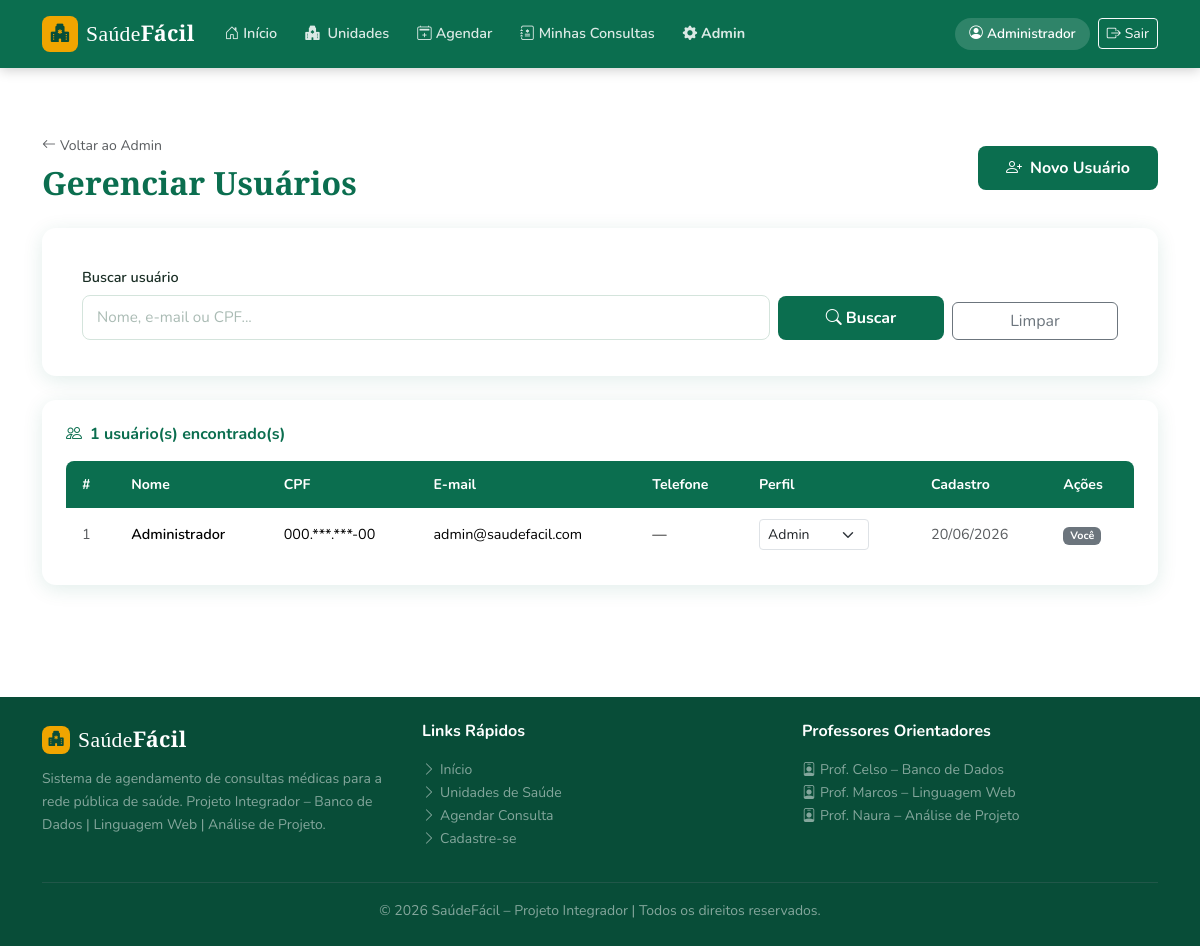
/pages/admin_usuarios.php (signed in), run on the app's committed database.
### tables this page shows
CREATE TABLE IF NOT EXISTS usuarios (
    id          INT AUTO_INCREMENT PRIMARY KEY,
    nome        VARCHAR(120) NOT NULL,
    cpf         CHAR(11) NOT NULL UNIQUE,
    email       VARCHAR(120) NOT NULL UNIQUE,
    senha       VARCHAR(255) NOT NULL,
    telefone    VARCHAR(20),
    data_nasc   DATE,
    perfil      ENUM('paciente','admin') DEFAULT 'paciente',
    criado_em   DATETIME DEFAULT CURRENT_TIMESTAMP
);

### pages/admin_usuarios.php (the view, shortened to what this page needs)
<?php
$pdo = conectar();
$busca = trim($_GET['busca'] ?? '');
$sql   = "SELECT * FROM usuarios WHERE 1=1";
$params = [];
$sql .= " ORDER BY criado_em DESC";
$stmt = $pdo->prepare($sql);
$stmt->execute($params);
$usuarios = $stmt->fetchAll();
require '../includes/header.php';
?>
<section class="sf-section">
<div class="container">
    <div class="d-flex align-items-center justify-content-between mb-4 flex-wrap gap-3">
        <div>
            <a href="admin.php" class="text-muted text-decoration-none small">
                <i class="bi bi-arrow-left me-1"></i>Voltar ao Admin
            </a>
            <h2 class="sf-section-title fw-bold mb-0 mt-1">Gerenciar Usuários</h2>
        </div>
        <a href="cadastro.php" class="btn btn-sf-primary">
            <i class="bi bi-person-plus me-2"></i>Novo Usuário
        </a>
    </div>
    <form method="GET" class="sf-form-card card mb-4">
        <div class="row g-2 align-items-end">
            <div class="col-md-8">
                <label class="form-label fw-semibold">Buscar usuário</label>
                <input type="text" name="busca" class="form-control"
                       placeholder="Nome, e-mail ou CPF..."
                       value="<?= htmlspecialchars($busca) ?>">
            </div>
            <div class="col-md-2">
                <button type="submit" class="btn btn-sf-primary w-100">
                    <i class="bi bi-search me-1"></i>Buscar
                </button>
            </div>
            <div class="col-md-2">
                <a href="admin_usuarios.php" class="btn btn-outline-secondary w-100">Limpar</a>
            </div>
        </div>
    </form>
    <div class="sf-card card p-4">
        <div class="d-flex justify-content-between align-items-center mb-3">
            <h6 class="fw-bold text-sf-primary mb-0">
                <i class="bi bi-people me-2"></i><?= count($usuarios) ?> usuário(s) encontrado(s)
            </h6>
        </div>
        <div class="table-responsive">
            <table class="table sf-table align-middle mb-0">
                <thead>
                    <tr>
                        <th>#</th>
                        <th>Nome</th>
                        <th>CPF</th>
                        <th>E-mail</th>
                        <th>Telefone</th>
                        <th>Perfil</th>
                        <th>Cadastro</th>
                        <th>Ações</th>
                    </tr>
                </thead>
                <tbody>
                    <?php foreach ($usuarios as $u): ?>
                    <tr>
                        <td class="text-muted small"><?= $u['id'] ?></td>
                        <td class="fw-semibold"><?= htmlspecialchars($u['nome']) ?></td>
                        <td class="small"><?= substr($u['cpf'],0,3).'.***.***-'.substr($u['cpf'],-2) ?></td>
                        <td class="small"><?= htmlspecialchars($u['email']) ?></td>
                        <td class="small"><?= htmlspecialchars($u['telefone'] ?? '—') ?></td>
                        <td>
                            <form method="POST" style="display:inline;">
                                <select name="novo_perfil" class="form-select form-select-sm"
                                        style="width:110px;display:inline-block;"
                                        onchange="this.form.submit()">
                                    <option value="admin"    <?= $u['perfil']==='admin'   ?'selected':'' ?>>Admin</option>
                                </select>
                            </form>
                        </td>
                        <td class="small text-muted"><?= date('d/m/Y', strtotime($u['criado_em'])) ?></td>
                        <td>
                            <?php if ($u['id'] != $_SESSION['usuario_id']): ?>
                            <form method="POST" style="display:inline;">
                                <input type="hidden" name="excluir_id" value="<?= $u['id'] ?>">
                                <button type="submit" class="btn btn-sm btn-outline-danger btn-cancelar"
                                        title="Excluir usuário">
                                    <i class="bi bi-trash"></i>
                                </button>
                            </form>
                            <?php else: ?>
                            <span class="badge bg-secondary">Você</span>
                            <?php endif; ?>
                        </td>
                    </tr>
                    <?php endforeach; ?>
                </tbody>
            </table>
        </div>
    </div>
</div>
</section>
<?php require '../includes/footer.php'; ?>

### css/base.css (style rules this page uses)
:root { --sf-primary: #0b6e4f; --sf-primary-d: #084d38; --sf-primary-l: #0d9e72; --sf-accent: #f0a500; --sf-accent-d: #d99200; --sf-light-bg: #f4faf7; --sf-text: #1a2e25; --sf-muted: #6c8c7e; --sf-white: #ffffff; --sf-border: #d4e4dc; --sf-danger: #c0392b; --sf-info: #2471a3; --sf-shadow-sm: 0 2px 8px rgba(11,110,79,.08); --sf-shadow-md: 0 4px 20px rgba(11,110,79,.12); --sf-shadow-lg: 0 10px 32px rgba(11,110,79,.18); --sf-radius-sm: 8px; --sf-radius: 14px; --sf-radius-lg: 20px; --sf-transition: .25s ease; --sf-font-body: 'Nunito', sans-serif; --sf-font-heading: 'Playfair Display', serif; }
*, *::before, *::after { box-sizing: border-box; }
body { font-family: var(--sf-font-body); color: var(--sf-text); background: var(--sf-white); line-height: 1.65; -webkit-font-smoothing: antialiased; }
h1, h2, h3, h4, h5, h6 { font-family: var(--sf-font-body); font-weight: 700; line-height: 1.3; }
a { color: var(--sf-primary); transition: color var(--sf-transition); }
.text-sf-primary { color: var(--sf-primary) !important; }
.sf-section { padding: 64px 0; }
.sf-section-title { font-family: var(--sf-font-heading); color: var(--sf-primary); }

### css/buttons.css (style rules this page uses)
.btn-sf-primary { background: var(--sf-primary); color: var(--sf-white); border: none; border-radius: var(--sf-radius-sm); font-weight: 700; font-family: var(--sf-font-body); padding: 10px 28px; transition: background var(--sf-transition), box-shadow var(--sf-transition); }

### css/cards.css (style rules this page uses)
.sf-card { border: none; border-radius: var(--sf-radius); box-shadow: var(--sf-shadow-md); background: var(--sf-white); transition: transform var(--sf-transition), box-shadow var(--sf-transition); }

### css/forms.css (style rules this page uses)
.sf-form-card { border: none; border-radius: var(--sf-radius); box-shadow: var(--sf-shadow-md); padding: 36px 40px; background: var(--sf-white); }
.sf-form-card .form-control, .sf-form-card .form-select { border-radius: var(--sf-radius-sm); border: 1.5px solid var(--sf-border); padding: 10px 14px; font-family: var(--sf-font-body); font-size: .95rem; color: var(--sf-text); background: var(--sf-white); transition: border-color var(--sf-transition), box-shadow var(--sf-transition); }
.sf-form-card .form-control::placeholder { color: #aabbb4; }
.sf-form-card .form-label { font-size: .9rem; margin-bottom: 6px; color: var(--sf-text); }

### css/tables.css (style rules this page uses)
.sf-table { width: 100%; border-collapse: separate; border-spacing: 0; }
.sf-table thead tr th { background: var(--sf-primary); color: var(--sf-white); font-weight: 700; font-size: .88rem; padding: 12px 16px; border: none; white-space: nowrap; }
.sf-table thead tr th:first-child { border-radius: var(--sf-radius-sm) 0 0 0; }
.sf-table thead tr th:last-child { border-radius: 0 var(--sf-radius-sm) 0 0; }
.sf-table tbody tr td { padding: 11px 16px; border-bottom: 1px solid #eef3f0; font-size: .9rem; vertical-align: middle; }
.sf-table tbody tr:last-child td { border-bottom: none; }

### data on the page
usuarios: id "1", nome "Administrador", cpf "000", cpf "00", email "admin@saudefacil.com", telefone "—", novo_perfil "Admin", criado_em "20/06/2026", shows "Você"

### other printed values
$nomeUsuario "Administrador"
count($usuarios) "1"
